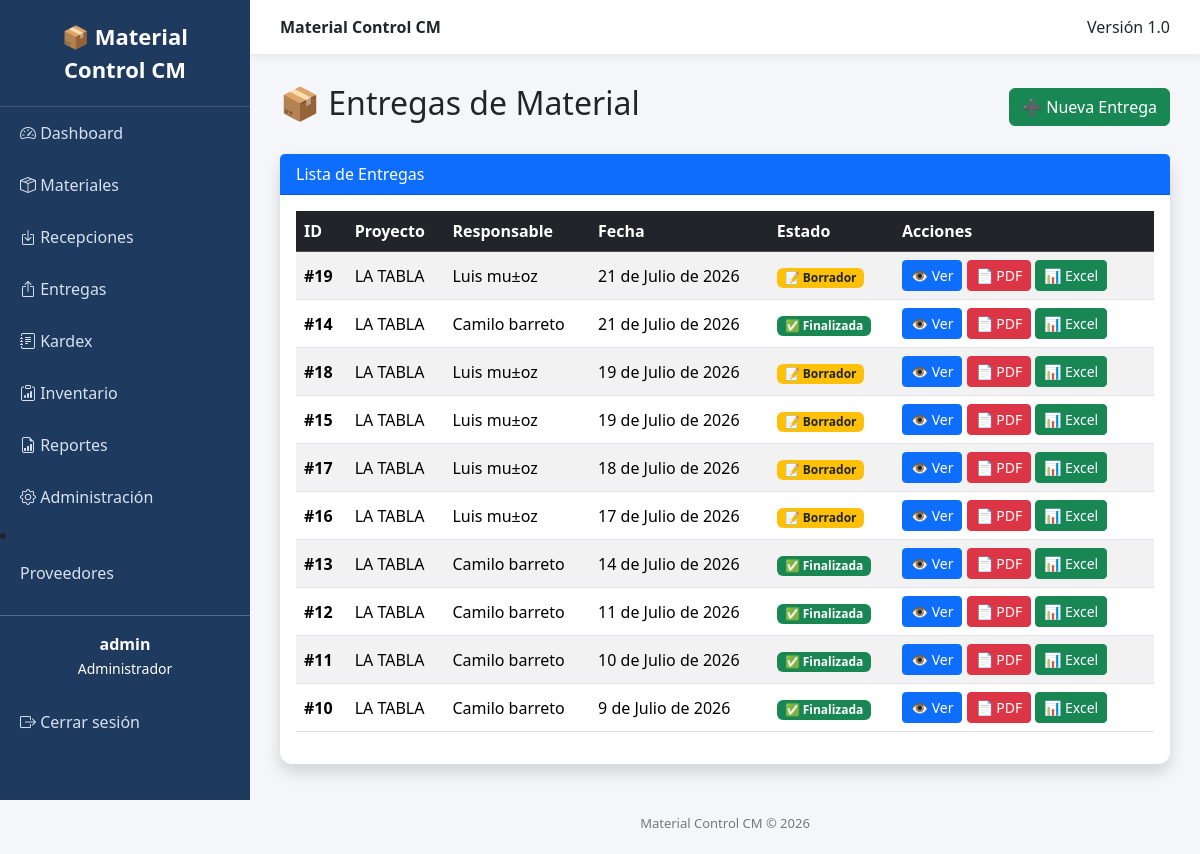
/entregas/ (signed in), run on the app's committed database.
### movements/models.py (models this page shows, shortened)
class Delivery(models.Model):
    ESTADOS = (
        ("BORRADOR", "Borrador"),
        ("FINALIZADA", "Finalizada"),
        ("ANULADA", "Anulada"),
    )
    proyecto = models.ForeignKey(
        Project,
        on_delete=models.CASCADE
    )
    responsable = models.CharField(
        max_length=150
    )
    fecha = models.DateField()
    observacion = models.TextField(
        blank=True
    )
    estado = models.CharField(
        max_length=20,
        choices=ESTADOS,
        default="BORRADOR"
    )
    class Meta:
        ordering = ["-fecha", "-id"]
        verbose_name = "Entrega"
        verbose_name_plural = "Entregas"

### projects/models.py (models this page shows)
class Project(models.Model):
    nombre = models.CharField(max_length=150)
    cliente = models.CharField(max_length=150)
    ubicacion = models.CharField(max_length=200)
    fecha_inicio = models.DateField()
    fecha_fin = models.DateField(null=True, blank=True)
    activo = models.BooleanField(default=True)
    def __str__(self):
        return self.nombre

### movements/views.py (the view)
@almacen_required
def delivery_list(request):
    entregas = Delivery.objects.all().order_by("-fecha", "-id")
    return render(
        request,
        "movements/list.html",
        {
            "entregas": entregas
        }
    )

### templates/movements/list.html
{% extends "base.html" %}
{% block content %}
<div class="d-flex justify-content-between align-items-center mb-4">
    <h2>📦 Entregas de Material</h2>
    <a href="{% url 'delivery_create' %}" class="btn btn-success">
        ➕ Nueva Entrega
    </a>
</div>
<div class="card shadow">
    <div class="card-header bg-primary text-white">
        Lista de Entregas
    </div>
    <div class="card-body">
        <table class="table table-hover table-striped align-middle">
            <thead class="table-dark">
                <tr>
                    <th>ID</th>
                    <th>Proyecto</th>
                    <th>Responsable</th>
                    <th>Fecha</th>
                    <th>Estado</th>
                    <th width="260">Acciones</th>
                </tr>
            </thead>
            <tbody>
            {% for entrega in entregas %}
                <tr>
                    <td>
                        <strong>#{{ entrega.id }}</strong>
                    </td>
                    <td>{{ entrega.proyecto }}</td>
                    <td>{{ entrega.responsable }}</td>
                    <td>{{ entrega.fecha }}</td>
                    <td>
                        {% if entrega.estado == "BORRADOR" %}
                            <span class="badge bg-warning text-dark">
                                📝 Borrador
                            </span>
                        {% elif entrega.estado == "FINALIZADA" %}
                            <span class="badge bg-success">
                                ✅ Finalizada
                            </span>
                        {% else %}
                            <span class="badge bg-danger">
                                🚫 Anulada
                            </span>
                        {% endif %}
                    </td>
                    <td>
                        <a href="{% url 'delivery_detail' entrega.id %}"
                           class="btn btn-primary btn-sm">
                            👁 Ver
                        </a>
                        <a href="{% url 'delivery_pdf' entrega.id %}"
                           target="_blank"
                           class="btn btn-danger btn-sm">
                            📄 PDF
                        </a>
                        <a href="{% url 'delivery_excel' entrega.id %}"
                           class="btn btn-success btn-sm">
                            📊 Excel
                        </a>
                    </td>
                </tr>
            {% empty %}
                <tr>
                    <td colspan="6" class="text-center">
                        No existen entregas registradas.
                    </td>
                </tr>
            {% endfor %}
            </tbody>
        </table>
    </div>
</div>
{% endblock %}

### templates/base.html (shortened to what this page needs)
{% load static %}
<!DOCTYPE html>
<html lang="es">
<head>
    <link href="https://cdn.jsdelivr.net/npm/bootstrap@5.3.7/dist/css/bootstrap.min.css" rel="stylesheet">
    <link rel="stylesheet"
          href="https://cdn.jsdelivr.net/npm/bootstrap-icons@1.11.3/font/bootstrap-icons.min.css">
</head>
<body>
<div class="sidebar">
    <div class="logo">
        📦 Material Control CM
    </div>
    <a href="/">
        <i class="bi bi-speedometer2"></i>
        Dashboard
    </a>
    {% if user.groups.all.0.name == "Administrador" or user.groups.all.0.name == "Almacenista" %}
    <a href="/materials/">
        <i class="bi bi-box-seam"></i>
        Materiales
    </a>
    {% endif %}
    {% if user.groups.all.0.name == "Administrador" or user.groups.all.0.name == "Almacenista" %}
    <a href="/recepciones/">
        <i class="bi bi-box-arrow-in-down"></i>
        Recepciones
    </a>
    {% endif %}
    {% if user.groups.all.0.name == "Administrador" or user.groups.all.0.name == "Almacenista" %}
    <a href="/entregas/">
        <i class="bi bi-box-arrow-up"></i>
        Entregas
    </a>
    {% endif %}
    <a href="{% url 'kardex_list' %}">
        <i class="bi bi-journal-text"></i>
        Kardex
    </a>
    {% if user.groups.all.0.name == "Administrador" or user.groups.all.0.name == "Almacenista" %}
    <a href="{% url 'inventory_list' %}">
        <i class="bi bi-clipboard-data"></i>
        Inventario
    </a>
    {% endif %}
    {% if user.groups.all.0.name == "Administrador" or user.groups.all.0.name == "Gerencia" %}
    <a href="{% url 'report_home' %}">
        <i class="bi bi-file-earmark-bar-graph"></i>
        Reportes
    </a>
    {% endif %}
    {% if user.groups.all.0.name == "Administrador" %}
    <a href="/admin/">
        <i class="bi bi-gear"></i>
        Administración
    </a>
    {% endif %}
    <li class="nav-item">
    <a class="nav-link" href="{% url 'supplier_list' %}">
        Proveedores
    </a>
</li>
    <hr class="text-white">
    <div class="text-center text-white mb-3">
        <strong>{{ user.username }}</strong><br>
        <small>{{ user.groups.all.0.name }}</small>
    </div>
    <form method="post" action="{% url 'logout' %}" style="margin:0;">
        <button type="submit" class="logout-btn">
            <i class="bi bi-box-arrow-right"></i>
            Cerrar sesión
        </button>
    </form>
</div>
<div class="content">
    <div class="topbar d-flex justify-content-between">
        <div>
            <strong>Material Control CM</strong>
        </div>
        <div>
            Versión 1.0
        </div>
    </div>
    <div class="page">
        {% block content %}
        {% endblock %}
    </div>
    <footer>
        Material Control CM © 2026
    </footer>
</div>
</body>
</html>

### templates/base.html (style rules this page uses)
body { overflow-x:hidden; background:#f4f6f9; }
.sidebar { width:250px; min-height:100vh; background:#1e3a5f; position:fixed; left:0; top:0; }
.sidebar .logo { padding:20px; color:white; font-size:22px; font-weight:bold; text-align:center; border-bottom:1px solid rgba(255,255,255,.15); }
.sidebar a { color:#d8e2ef; text-decoration:none; display:block; padding:14px 20px; transition:.2s; }
.logout-btn { width:100%; border:none; background:none; color:#d8e2ef; text-align:left; padding:14px 20px; cursor:pointer; transition:.2s; }
.content { margin-left:250px; min-height:100vh; }
.topbar { background:white; padding:15px 30px; box-shadow:0 2px 10px rgba(0,0,0,.08); }
.page { padding:30px; }
.card { border:none; border-radius:12px; }
footer { color:#777; text-align:center; padding:20px; font-size:13px; }

### data on the page
Delivery: id "19", proyecto "LA TABLA", responsable "Luis mu±oz", fecha "21 de Julio de 2026", estado "📝 Borrador"
Delivery: id "14", proyecto "LA TABLA", responsable "Camilo barreto", fecha "21 de Julio de 2026", estado "✅ Finalizada"
Delivery: id "18", proyecto "LA TABLA", responsable "Luis mu±oz", fecha "19 de Julio de 2026", estado "📝 Borrador"
Delivery: id "15", proyecto "LA TABLA", responsable "Luis mu±oz", fecha "19 de Julio de 2026", estado "📝 Borrador"
Delivery: id "17", proyecto "LA TABLA", responsable "Luis mu±oz", fecha "18 de Julio de 2026", estado "📝 Borrador"
Delivery: id "16", proyecto "LA TABLA", responsable "Luis mu±oz", fecha "17 de Julio de 2026", estado "📝 Borrador"
Delivery: id "13", proyecto "LA TABLA", responsable "Camilo barreto", fecha "14 de Julio de 2026", estado "✅ Finalizada"
Delivery: id "12", proyecto "LA TABLA", responsable "Camilo barreto", fecha "11 de Julio de 2026", estado "✅ Finalizada"
Delivery: id "11", proyecto "LA TABLA", responsable "Camilo barreto", fecha "10 de Julio de 2026", estado "✅ Finalizada"
Delivery: id "10", proyecto "LA TABLA", responsable "Camilo barreto", fecha "9 de Julio de 2026", estado "✅ Finalizada"

### other printed values
{{ user.username }} "admin"
{{ user.groups.all.0.name }} "Administrador"
